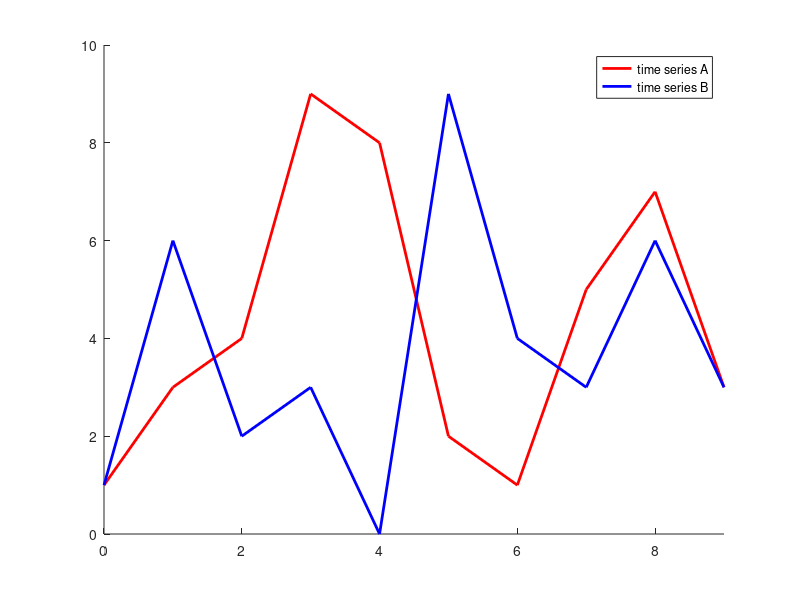

The MATLAB source for this figure:
A = [1, 3, 4, 9, 8, 2, 1, 5, 7, 3];
B = [1, 6, 2, 3, 0, 9, 4, 3, 6, 3];
eixo = [0, 1, 2, 3, 4, 5, 6, 7, 8, 9];
figure(1), clf, hold on
plot(eixo, A, 'r-', 'linewidth', 2.0)
plot(eixo, B, 'b-', 'linewidth', 2.0), legend('time series A', 'time series B')
axis([0, 9])
